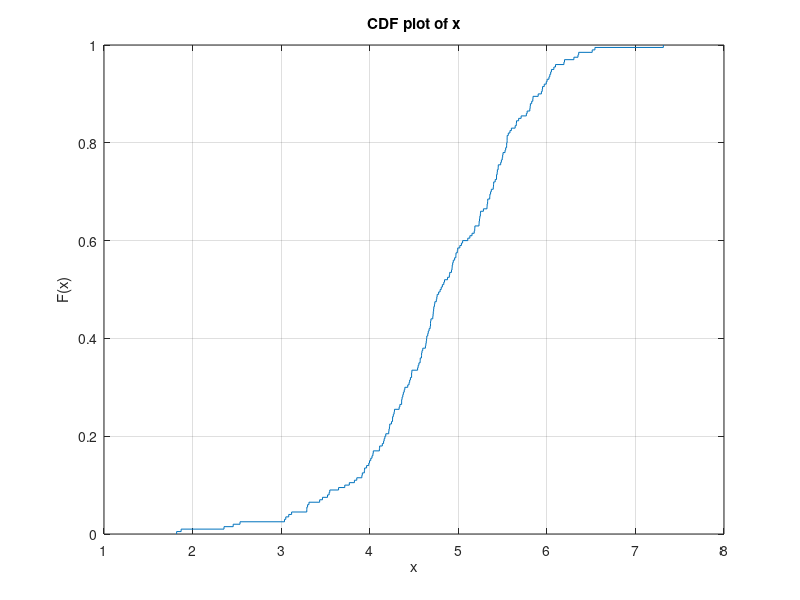

Write the MATLAB code that produced this figure.
% H: N X M?

% H_los: all elements equal to 1

% SNR: N=1 for all antenna -> SNR = P (remember to convert from dB to units)
% to find linear from dB: x = 10^(dB/10)

% dB = 10*log_10(x)

% generate H using randN

% ES 2
% Compute and plot separately the CDF of capacity for the case of SIMO fading
% (K = 0) channel at 10 dB SNR, with N = 3 receive antennas.

% SIMO fading
N = 3;
M = 1;

total_iterations = 200;

Capacities = zeros(1, total_iterations);

for j = 1:total_iterations
    % H must be complex
    H = (1/sqrt(2))* (randn(N, M) + 1i*randn(N, M));
        
    Identity_N = eye(N);
    Identity_M = eye(M);
    
    P = 10;
    Q = (P/M)*Identity_M;
    
    trace_Q = trace(Q);
    
    Capacities(j) = log2(det(Identity_N + H*Q*ctranspose(H)));
end

cdfplot(Capacities)
